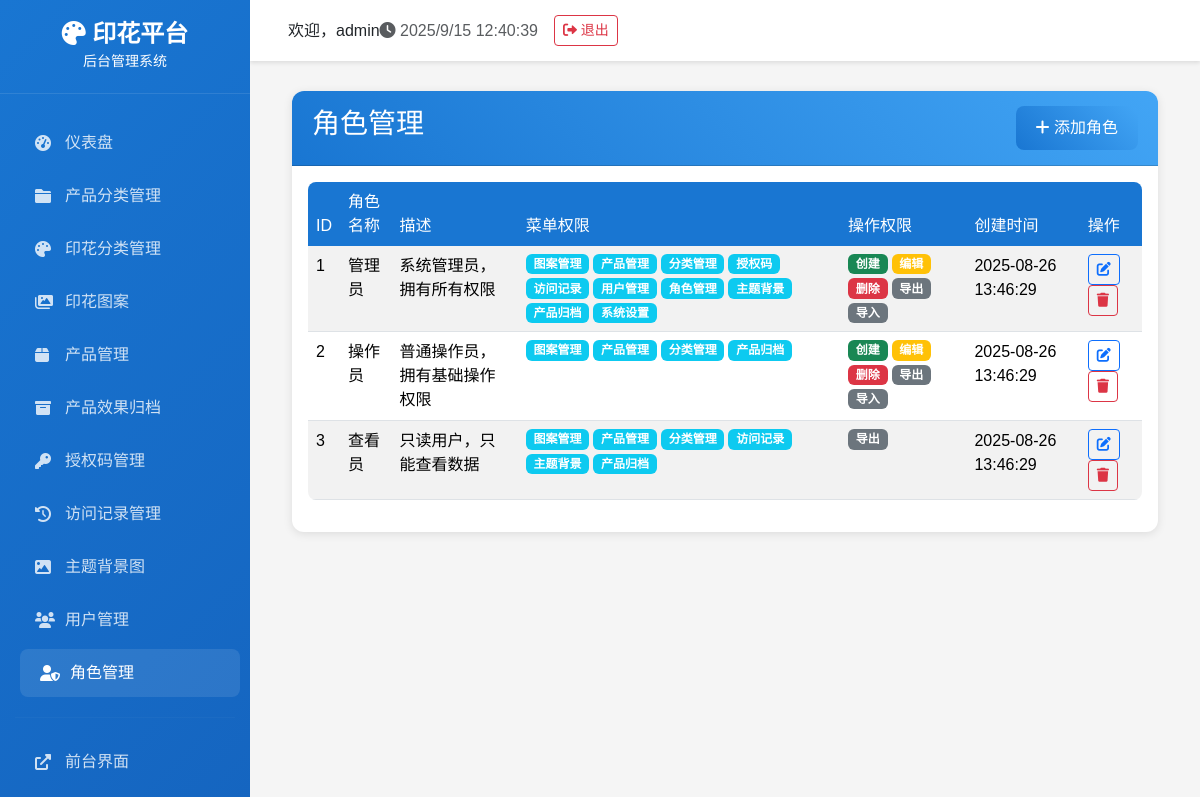
/admin/roles/ (signed in), run on the app's committed database.
### tables this page shows
CREATE TABLE roles (
                id INTEGER PRIMARY KEY AUTOINCREMENT,
                name TEXT NOT NULL UNIQUE,
                description TEXT,
                permissions TEXT DEFAULT '{}',
                created_time DATETIME DEFAULT (datetime('now', 'localtime')),
                is_active BOOLEAN DEFAULT 1
            );

### routes/admin/admin_roles_route.py (the view)
    def decorated_function(*args, **kwargs):
        from flask import session
        if 'admin_user_id' not in session:
            return redirect(url_for('login'))
        return f(*args, **kwargs)

### admin_app.py (called while the page is built)
@app.context_processor
def inject_permissions():
    return {
        'has_menu_permission': PermissionManager.has_menu_permission,
        'has_action_permission': PermissionManager.has_action_permission,
        'get_user_permissions': PermissionManager.get_user_permissions
    }

### backend/database.py (called while the page is built)
def get_db_connection():
    conn = sqlite3.connect(DATABASE_PATH)
    conn.row_factory = sqlite3.Row
    return conn

    @staticmethod
    def execute_query(query: str, params: tuple = ()) -> List[Dict[str, Any]]:
        conn = get_db_connection()
        cursor = conn.cursor()
        cursor.execute(query, params)
        results = [dict(row) for row in cursor.fetchall()]
        conn.close()
        return results

    @staticmethod
    def get_roles(active_only: bool = True) -> List[Dict[str, Any]]:
        query = "SELECT * FROM roles"
        if active_only:
            query += " WHERE is_active = 1"
        query += " ORDER BY created_time DESC"
        return DatabaseManager.execute_query(query)

### backend/permissions.py (called while the page is built)
    @staticmethod
    def has_menu_permission(menu_name):
        permissions = PermissionManager.get_user_permissions()
        return permissions.get('menus', {}).get(menu_name, False)

### routes/admin/admin_roles_route.py (called while the page is built)
@admin_roles_bp.app_template_filter('from_json')
def from_json_filter(value):
    try:
        return json.loads(value) if value else {}
    except:
        return {}

def login_required(f):
    def decorated_function(*args, **kwargs):
        from flask import session
        if 'admin_user_id' not in session:
            return redirect(url_for('login'))
        return f(*args, **kwargs)
    decorated_function.__name__ = f.__name__
    return decorated_function

@admin_roles_bp.route('/')
@login_required
def roles_list():
    try:
        roles = DatabaseManager.get_roles()
        return render_template('admin/roles.html', roles=roles)
    except Exception as e:
        flash(f'获取角色列表失败: {str(e)}', 'error')
        return render_template('admin/roles.html', roles=[])

### templates/admin/roles.html (shortened to what this page needs)
{% extends "admin/base.html" %}
{% block content %}
<div class="container-fluid">
    <div class="row">
        <div class="col-12">
            <div class="card">
                <div class="card-header d-flex justify-content-between align-items-center">
                    <h3 class="card-title">角色管理</h3>
                    <button type="button" class="btn btn-primary" data-bs-toggle="modal" data-bs-target="#addRoleModal">
                        <i class="fas fa-plus"></i> 添加角色
                    </button>
                </div>
                <div class="card-body">
                    {% if roles %}
                    <div class="table-responsive">
                        <table class="table table-striped table-hover">
                            <thead>
                                <tr>
                                    <th>ID</th>
                                    <th>角色名称</th>
                                    <th>描述</th>
                                    <th>菜单权限</th>
                                    <th>操作权限</th>
                                    <th>创建时间</th>
                                    <th>操作</th>
                                </tr>
                            </thead>
                            <tbody>
                                {% for role in roles %}
                                <tr>
                                    <td>{{ role.id }}</td>
                                    <td>{{ role.name }}</td>
                                    <td>{{ role.description or '-' }}</td>
                                    <td>
                                        {% set permissions = role.permissions | from_json if role.permissions else {} %}
                                        {% set menus = permissions.get('menus', {}) %}
                                        <div class="d-flex flex-wrap gap-1">
                                            {% if menus.get('patterns') %}<span class="badge bg-info">图案管理</span>{% endif %}
                                            {% if menus.get('products') %}<span class="badge bg-info">产品管理</span>{% endif %}
                                            {% if menus.get('categories') %}<span class="badge bg-info">分类管理</span>{% endif %}
                                            {% if menus.get('access_codes') %}<span class="badge bg-info">授权码</span>{% endif %}
                                            {% if menus.get('access_logs') %}<span class="badge bg-info">访问记录</span>{% endif %}
                                            {% if menus.get('users') %}<span class="badge bg-info">用户管理</span>{% endif %}
                                            {% if menus.get('roles') %}<span class="badge bg-info">角色管理</span>{% endif %}
                                            {% if menus.get('theme_backgrounds') %}<span class="badge bg-info">主题背景</span>{% endif %}
                                            {% if menus.get('product_archives') %}<span class="badge bg-info">产品归档</span>{% endif %}
                                            {% if menus.get('settings') %}<span class="badge bg-info">系统设置</span>{% endif %}
                                        </div>
                                    </td>
                                    <td>
                                        {% set actions = permissions.get('actions', {}) %}
                                        <div class="d-flex flex-wrap gap-1">
                                            {% if actions.get('create') %}<span class="badge bg-success">创建</span>{% endif %}
                                            {% if actions.get('edit') %}<span class="badge bg-warning">编辑</span>{% endif %}
                                            {% if actions.get('delete') %}<span class="badge bg-danger">删除</span>{% endif %}
                                            {% if actions.get('export') %}<span class="badge bg-secondary">导出</span>{% endif %}
                                            {% if actions.get('import') %}<span class="badge bg-secondary">导入</span>{% endif %}
                                        </div>
                                    </td>
                                    <td>{{ role.created_time }}</td>
                                    <td>
                                        <button type="button" class="btn btn-sm btn-outline-primary"
                                                onclick="editRole({{ role.id }})" title="编辑">
                                            <i class="fas fa-edit"></i>
                                        </button>
                                        <button type="button" class="btn btn-sm btn-outline-danger"
                                                onclick="deleteRole({{ role.id }}, '{{ role.name }}')" title="删除">
                                            <i class="fas fa-trash"></i>
                                        </button>
                                    </td>
                                </tr>
                                {% endfor %}
                            </tbody>
                        </table>
                    </div>
                    {% else %}
                    <div class="text-center py-4">
                        <i class="fas fa-users-cog fa-3x text-muted mb-3"></i>
                        <p class="text-muted">暂无角色数据</p>
                    </div>
                    {% endif %}
                </div>
            </div>
        </div>
    </div>
</div>
{% endblock %}

### templates/admin/base.html (style rules this page uses)
:root { --primary-color: #1976d2; --secondary-color: #424242; --success-color: #4caf50; --warning-color: #ff9800; --danger-color: #f44336; --sidebar-width: 250px; }
body { font-family: 'Microsoft YaHei', Arial, sans-serif; background-color: #f5f5f5; }
.card { border: none; border-radius: 12px; box-shadow: 0 2px 10px rgba(0,0,0,0.1); margin-bottom: 20px; }
.card-header { background: linear-gradient(45deg, var(--primary-color), #42a5f5); color: white; border-radius: 12px 12px 0 0 !important; padding: 15px 20px; }
.btn-primary { background: linear-gradient(45deg, var(--primary-color), #42a5f5); border: none; border-radius: 8px; padding: 10px 20px; font-weight: 500; }
.table { border-radius: 8px; overflow: hidden; }
.table thead th { background: var(--primary-color); color: white; border: none; font-weight: 500; }

### data on the page
roles: id "1", name "管理员", description "系统管理员，拥有所有权限", shows "授权码", shows "访问记录", shows "用户管理", shows "角色管理", shows "主题背景", shows "系统设置", shows "创建", shows "编辑", shows "删除", shows "导入", created_time "2025-08-26 13:46:29"
roles: id "2", name "操作员", description "普通操作员，拥有基础操作权限", shows "创建", shows "编辑", shows "删除", shows "导入", created_time "2025-08-26 13:46:29"
roles: id "3", name "查看员", description "只读用户，只能查看数据", shows "访问记录", shows "主题背景", created_time "2025-08-26 13:46:29"

### other printed values
{{ session.admin_username or 'Admin' }} "admin"
